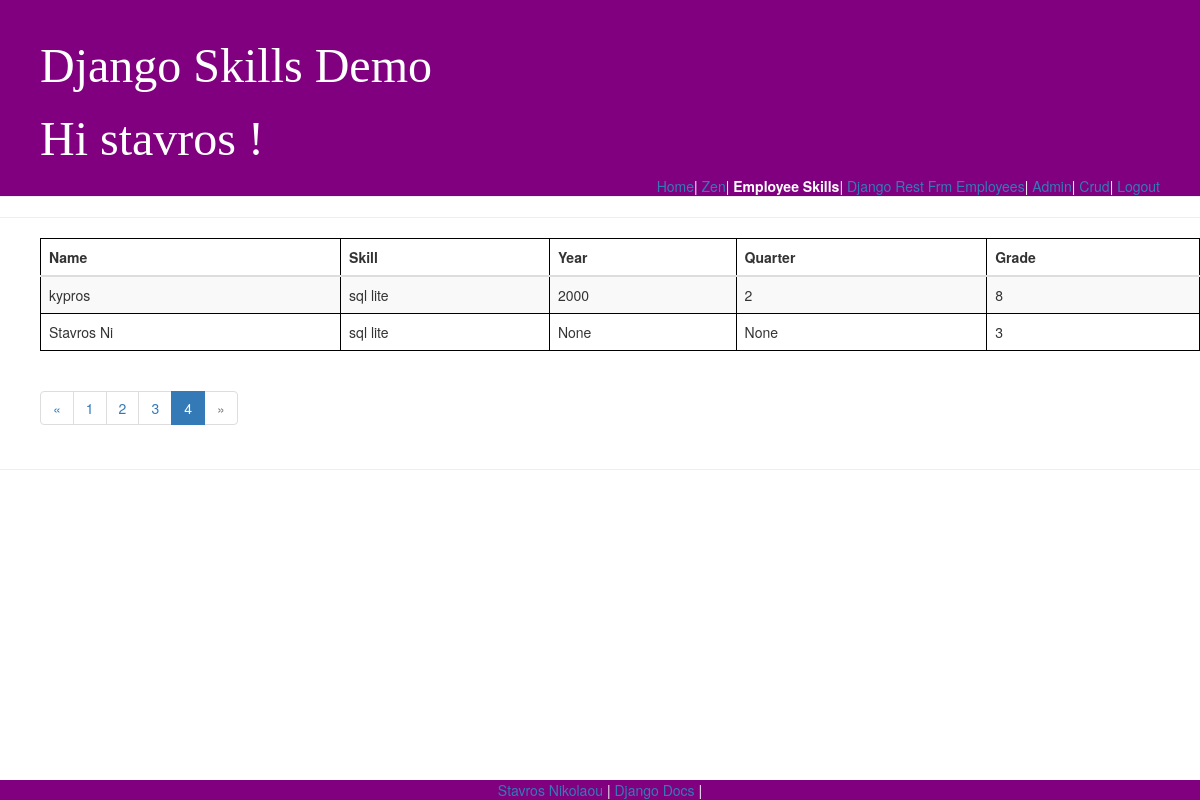
Screenshot of /skills/emp_skills_list/?page=4 (signed in) with the database file from the repository.
### skills/models.py (models this page shows, shortened)
class EmpSkills(models.Model):
    id = models.AutoField(primary_key=True)
    year = models.IntegerField(blank=True, null=True)
    quarter = models.IntegerField(blank=True, null=True)
    employee = models.ForeignKey('Employee', models.DO_NOTHING, blank=False, null=False)
    skill = models.ForeignKey('Skill', models.DO_NOTHING, blank=False, null=False)
    grade = models.IntegerField()
    class Meta:
        managed = False
        db_table = 'emp_skills'
        unique_together = (('year', 'quarter', 'employee', 'skill'),)

class Employee(models.Model):
    id = models.AutoField(primary_key=True)
    name = models.CharField(max_length=10)
    get_data=URLField()
    department = models.ForeignKey(Department, models.DO_NOTHING, blank=True, null=True)
    def get_data(self):
        bar_chart=pygal.Bar()
        bar_chart.title = self.name +'  average per quarter'
        data = defaultdict(list)
        for empSkill in EmpSkills.objects.filter(employee=self):
            data[str(empSkill.year) + " Q"+ str(empSkill.quarter)].append(empSkill.grade)
        for key,value in data.items():
            bar_chart.add(key, numpy.mean(value))
        return mark_safe('<img src="%s" width="750" height="550" />' % (bar_chart.render_data_uri()))
    class Meta:
        managed = False
        db_table = 'employee'

class Skill(models.Model):
    id = models.AutoField(primary_key=True)
    name = models.CharField(max_length=10)
    get_data=URLField()
    class Meta:
        managed = False
        db_table = 'skill'
    def get_data(self):
        bar_chart=pygal.Bar()
        bar_chart.title = self.name +'  average per quarter'
        data = defaultdict(list)
        for empSkill in EmpSkills.objects.filter(skill=self):
            data[str(empSkill.year) + " Q"+ str(empSkill.quarter)].append(empSkill.grade)
        for key,value in data.items():
            bar_chart.add(key, numpy.mean(value))
        return mark_safe('<img src="%s" width="750" height="550" />' % (bar_chart.render_data_uri()))

### skills/views.py (the view)
# urls.py: path('skills/emp_skills_list/',views.emp_skills,name='emp_skills'),
@login_required
def emp_skills(request):
    emp_skills_list = EmpSkills.objects.all()
    paginator = Paginator(emp_skills_list, 3) # Show 25 contacts per page
    page = request.GET.get('page')
    emp_skills_list = paginator.get_page(page)
    return render(request, 'skills/emp_skills_list.html', {'list': emp_skills_list})

### skills/templates/skills/emp_skills_list.html (shortened to what this page needs)
{% extends 'base.html' %}
{% block nav-empSkills %}<strong class="nav-active">Employee Skills</strong>{% endblock %}
{% block content %}
<table class="table table-striped">
  <thead>
    <tr>
      <th>Name</th>
      <th>Skill</th>
      <th>Year</th>
      <th>Quarter</th>
      <th>Grade</th>
    </tr>
  </thead>
  <tbody>
    {% for emp in list %}
      <tr>
        <td>{{ emp.employee.name }}</td>
        <td>{{ emp.skill.name }}</td>
        <td>{{ emp.year}}</td>
        <td>{{ emp.quarter}}</td>
        <td>{{ emp.grade}}</td>
      </tr>
    {% endfor %}
  </tbody>
</table>
{% if list.has_other_pages %}
  <ul class="pagination">
    {% if list.has_previous %}
      <li><a href="?page={{ list.previous_page_number }}">&laquo;</a></li>
    {% else %}
      <li class="disabled"><span>&laquo;</span></li>
    {% endif %}
    {% for i in list.paginator.page_range %}
      {% if list.number == i %}
        <li class="active"><span>{{ i }} <span class="sr-only">(current)</span></span></li>
      {% else %}
        <li><a href="?page={{ i }}">{{ i }}</a></li>
      {% endif %}
    {% endfor %}
    {% if list.has_next %}
      <li><a href="?page={{ list.next_page_number }}">&raquo;</a></li>
    {% else %}
      <li class="disabled"><span>&raquo;</span></li>
    {% endif %}
  </ul>
{% endif %}
{% endblock %}

### skills/templates/base.html (shortened to what this page needs)
<!DOCTYPE html>
<html>
<head>
   {% load staticfiles %}
        <link rel="stylesheet" href="//maxcdn.bootstrapcdn.com/bootstrap/3.2.0/css/bootstrap.min.css">
        <link rel="stylesheet" href="//maxcdn.bootstrapcdn.com/bootstrap/3.2.0/css/bootstrap-theme.min.css">
        <link rel="stylesheet" href="{% static 'css/skills.css' %}">
</head>
<body>
  <header class="page-header">
    <h1>Django Skills Demo </h1>
    {% if user.is_authenticated %}
    <h1>  Hi {{ user.username }} !</h1>
      {% block nav %}
        <ul id="nav" class="top-menu" >
            {% block nav-home %}<a href="{% url 'home' %}">Home</a>{% endblock %}|
            {% block nav-zen %}<a href="{% url 'zen' %}">Zen</a>{% endblock %}|
            {% block nav-empSkills %}<a href="{% url 'emp_skills' %}">Empp Skills</a>{% endblock %}|
            {% block nav-rest_emp %}<a href="{% url 'rest_emp' %}">Django Rest Frm Employees</a>{% endblock %}|
            {% block nav-admin %}<a href="/admin">Admin</a>{% endblock %}|
            {% block nav-crud %}<a href="/crud">Crud</a>{% endblock %}|
            {% block nav-logout %}<a href="{% url 'logout' %}">Logout</a>{% endblock %}
        </ul>
      {% endblock %}
    {% else %}
      <h1>User:stavros  Password:strovolos1234 </h1>
    {% endif %}
  </header>
  <hr>
  <main class="content">
    {% block content %}
    {% endblock %}
  </main>
  <hr>
  <footer class="footer">
    <a href="https://github.com/stavros82/skills">Stavros Nikolaou</a> |
    <a href="https://docs.djangoproject.com/en/2.0/">Django Docs</a> |
  </footer>
</body>
</html>

### skills/static/css/skills.css (style rules this page uses)
body { padding-left: o; }
.page-header { left: 0; width: 100%; background-color: purple; margin-top: 0; padding: 20px 20px 20px 40px; }
.page-header h1, .page-header h1 a, .page-header h1 a:visited, .page-header h1 a:active { color: #ffffff; font-size: 36pt; text-decoration: none; }
.content { margin-left: 40px; }
h1, h2, h3, h4 { font-family: cursive; }
table, th, td,tr { border: 1px solid black; }
.top-menu, .top-menu:hover, .top-menu:visited { color: #ffffff; float: right; font-size: 8; margin-right: 20px; }
.footer { position: fixed; left: 0; bottom: 0; width: 100%; background-color: purple; color: white; text-align: center; }
th, td,tr { padding: 15px; }

### rows the page displays
EmpSkills: employee.name "kypros", skill.name "sql lite", year "2000", quarter "2", grade "8"
EmpSkills: employee.name "Stavros Ni", skill.name "sql lite", year "None", quarter "None", grade "3"

### other values shown
{{ user.username }} "stavros"
{{ i }} "1" "2" "3"
{{ i }} "4"
